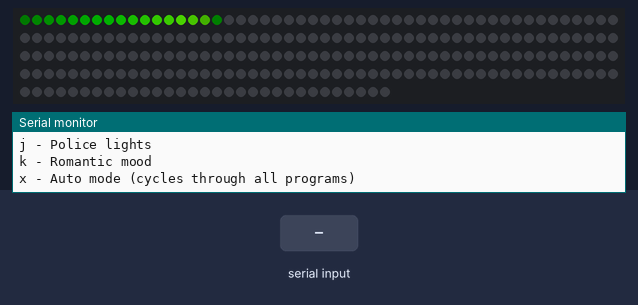
A sketch run on a simulated Arduino Uno, built with avr-gcc and run on an emulated ATmega328P. On the bench: 231 RGB LEDs in strip order, left to right, continuing on the next row, the last lines printed to the serial monitor. The inputs (shaded band) are chosen by the test bench. Dim RGB values are drawn brighter than linear; colours are those a GRB WS2812 strip shows for the declared byte order; random numbers use the default seed unless the sketch sets one.

Above: at 9.7 s.
9.8 s: "f" received over Serial
At 10.6 s:
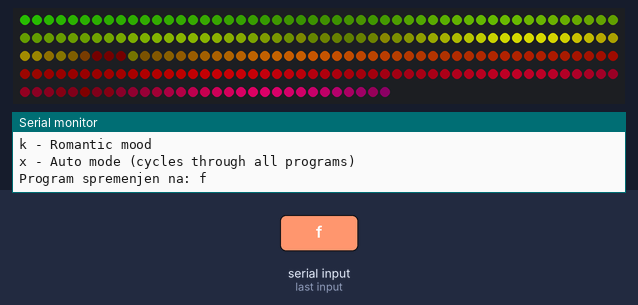
12.0 s: "g" received over Serial
At 12.12 s:
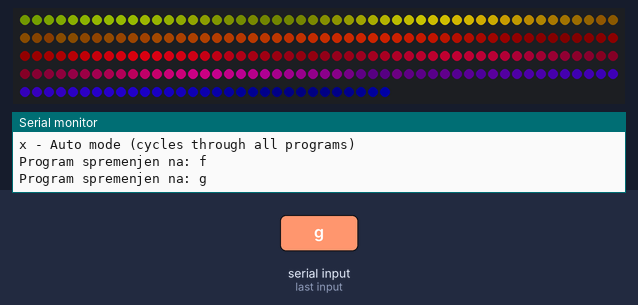
14.7 s: "i" received over Serial
At 15.29 s:
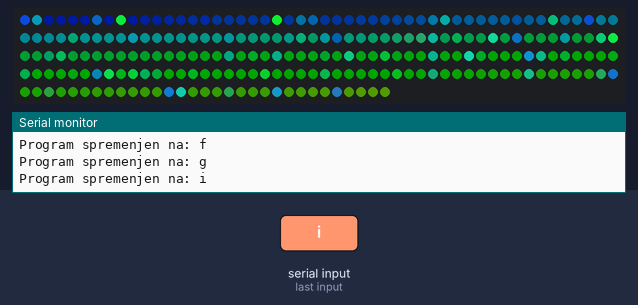
17.2 s: "e" received over Serial
At 18.79 s:
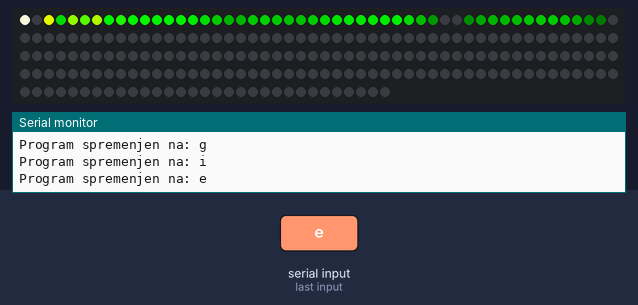
19.8 s: "d" received over Serial
At 20.05 s:
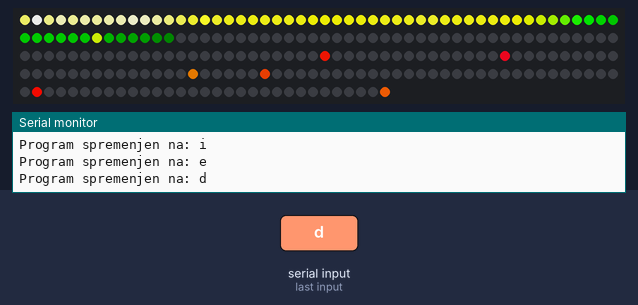
22.3 s: "x" received over Serial
At 22.45 s:
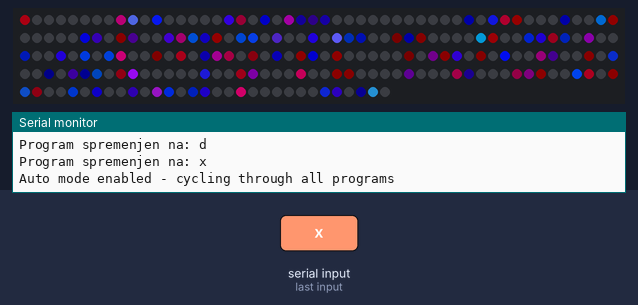

The sketch:

arduino.ino
```cpp
#include <FastLED.h>

#define NUM_LEDS 231
#define DATA_PIN 2
#define BRIGHTNESS 230

CRGB leds[NUM_LEDS];
uint8_t pos = 0;
bool toggle = false;


char selectedProgram = 'a';


uint8_t gHue = 0;
uint16_t sparklePos = 0;
uint8_t fireIntensity = 90;
uint8_t wavePos = 0;
unsigned long lastButtonPress = 0;
bool autoMode = false;
unsigned long programChangeTime = 0;

CRGBPalette16 currentPalette;
TBlendType currentBlending = LINEARBLEND;

void setup() {
  Serial.begin(9600);
  FastLED.addLeds<WS2812B, DATA_PIN, RGB>(leds, NUM_LEDS).setCorrection(TypicalLEDStrip);
  FastLED.setBrightness(BRIGHTNESS);


  currentPalette = RainbowColors_p;
  currentBlending = LINEARBLEND;


  startupAnimation();

  Serial.println("LED Controller Ready!");
  Serial.println("Available programs:");
  Serial.println("a - Moving dot with blur");
  Serial.println("b - Rainbow palette");
  Serial.println("c - All LEDs off");
  Serial.println("d - Confetti effect");
  Serial.println("e - Fire effect");
  Serial.println("f - Wave patterns");
  Serial.println("g - Sparkles");
  Serial.println("h - Pulse effect");
  Serial.println("i - Rainbow twinkles");
  Serial.println("j - Police lights");
  Serial.println("k - Romantic mood");
  Serial.println("x - Auto mode (cycles through all programs)");
}

void loop() {

  if (Serial.available() > 0) {
    char input = Serial.read();
    if ((input >= 'a' && input <= 'k') || input == 'x') {
      selectedProgram = input;
      Serial.print("Program spremenjen na: ");
      Serial.println(selectedProgram);

      if (input == 'x') {
        autoMode = true;
        programChangeTime = millis();
        Serial.println("Auto mode enabled - cycling through all programs");
      } else {
        autoMode = false;
      }

      lastButtonPress = millis();
    }
  }


  if (autoMode && millis() - programChangeTime > 10000) {
    programChangeTime = millis();
    selectedProgram++;
    if (selectedProgram > 'j' || selectedProgram < 'a') {
      selectedProgram = 'a';
    }
    Serial.print("Auto switching to program: ");
    Serial.println(selectedProgram);
  }


  switch (selectedProgram) {
    case 'a': programA(); break;
    case 'b': programB(); break;
    case 'c': programC(); break;
    case 'd': programD(); break;
    case 'e': programE(); break;
    case 'f': programF(); break;
    case 'g': programG(); break;
    case 'h': programH(); break;
    case 'i': programI(); break;
    case 'j': programJ(); break;
    case 'k': programK(); break;
    default: programA(); break;
  }


  EVERY_N_MILLISECONDS(20) { gHue++; }
}

void startupAnimation() {

  for (int i = 0; i < NUM_LEDS; i++) {
    leds[i] = CHSV(i, 255, 255);
    FastLED.show();
    delay(10);
  }
  for (int i = 0; i < NUM_LEDS; i++) {
    leds[i] = CRGB::Black;
    FastLED.show();
    delay(5);
  }
}

void programA() {

  leds[pos] = CHSV(pos * 2, 255, 255);
  blur1d(leds, NUM_LEDS, 172);
  fadeToBlackBy(leds, NUM_LEDS, 16);
  FastLED.show();

  if (toggle) {
    pos = (pos + 1) % NUM_LEDS;
  }
  toggle = !toggle;
  delay(20);
}

void programB() {

  static uint8_t startIndex = 0;
  startIndex = startIndex + 1;

  FillLEDsFromPaletteColors(startIndex);
  FastLED.show();
  FastLED.delay(1000 / 100);
}

void programC() {

  FastLED.clear();
  FastLED.show();
  delay(50);
}

void programD() {

  fadeToBlackBy(leds, NUM_LEDS, 10);
  int pos = random16(NUM_LEDS);
  leds[pos] += CHSV(gHue + random8(64), 200 + random8(55), 255);


  pos = random16(NUM_LEDS);
  leds[pos] += CHSV(gHue + random8(64), 200 + random8(55), 255);

  FastLED.show();
  delay(15);
}

void programE() {

  static byte heat[NUM_LEDS];


  for (int i = 0; i < NUM_LEDS; i++) {
    heat[i] = qsub8(heat[i], random8(0, ((fireIntensity * 10) / NUM_LEDS) + 2));
  }


  for (int k = NUM_LEDS - 1; k >= 2; k--) {
    heat[k] = (heat[k - 1] + heat[k - 2] + heat[k - 2]) / 3;
  }


  if (random8() < 120) {
    int y = random8(7);
    heat[y] = qadd8(heat[y], random8(160, 255));
  }


  for (int j = 0; j < NUM_LEDS; j++) {
    CRGB color = HeatColor(heat[j]);
    leds[j] = color;
  }

  FastLED.show();
  delay(20);
}

void programF() {

  fadeToBlackBy(leds, NUM_LEDS, 20);

  uint8_t waveSpeed = 5;
  static uint8_t hue = 0;


  for (int i = 0; i < NUM_LEDS; i++) {

    uint8_t wave1 = sin8(i * 8 + wavePos);


    uint8_t wave2 = sin8(i * 10 + wavePos * 2);


    uint8_t wave3 = sin8(i * 6 + wavePos / 2);


    uint8_t combinedWave = (wave1 + wave2 + wave3) / 3;


    leds[i] = CHSV(hue + i / 2, 255, combinedWave);
  }

  wavePos += waveSpeed;
  hue++;

  FastLED.show();
  delay(20);
}

void programG() {

  fadeToBlackBy(leds, NUM_LEDS, 80);


  for(int i = 0; i < 10; i++) {
    int pos = random16(NUM_LEDS);
    if (random8() < 80) {
      leds[pos] = CHSV(gHue + random8(30), 200, 255);
    }
  }


  leds[sparklePos] = CRGB::White;
  sparklePos = (sparklePos + 1) % NUM_LEDS;

  FastLED.show();
  delay(20);
}

void programH() {

  static uint8_t pulseHue = 0;
  static uint8_t pulseValue = 0;
  static bool increasing = true;

  if (increasing) {
    pulseValue += 5;
    if (pulseValue >= 250) increasing = false;
  } else {
    pulseValue -= 5;
    if (pulseValue <= 5) {
      increasing = true;
      pulseHue += 32;
    }
  }

  fill_solid(leds, NUM_LEDS, CHSV(pulseHue, 255, pulseValue));

  FastLED.show();
  delay(20);
}

void programI() {

  fadeToBlackBy(leds, NUM_LEDS, 50);


  for (int i = 0; i < NUM_LEDS; i++) {
    leds[i] += CHSV(gHue + i / 2, 255, 50);
  }


  for (int i = 0; i < 5; i++) {
    int pos = random16(NUM_LEDS);
    leds[pos] = CHSV(gHue + random8(64), 200, 255);
  }

  FastLED.show();
  delay(20);
}

void FillLEDsFromPaletteColors(uint8_t colorIndex) {
  uint8_t brightness = 255;

  for (int i = 0; i < NUM_LEDS; ++i) {
    leds[i] = ColorFromPalette(currentPalette, colorIndex, brightness, currentBlending);
    colorIndex += 3;
  }
}

void programJ() {

  static unsigned long lastChange = 0;
  static bool isRed = true;
  static uint8_t flashCount = 0;
  static const uint8_t flashes = 3;


  fadeToBlackBy(leds, NUM_LEDS, 40);


  unsigned long currentMillis = millis();
  if (currentMillis - lastChange > 120) {
    lastChange = currentMillis;


    static uint8_t intensity = 255;

    if (intensity == 255) {
      intensity = 0;
      flashCount++;


      if (flashCount >= flashes) {
        isRed = !isRed;
        flashCount = 0;
      }
    } else {
      intensity = 255;
    }


    for (int i = 0; i < NUM_LEDS; i++) {
      if (i < NUM_LEDS / 2) {

        leds[i] = isRed ? CRGB(intensity, 0, 0) : CRGB(0, 0, intensity);
      } else {

        leds[i] = isRed ? CRGB(0, 0, intensity) : CRGB(intensity, 0, 0);
      }
    }
  }

  FastLED.show();
  delay(10);
}


void programK() {

  static uint8_t hueBase = 0;
  static uint8_t pulseValue = 128;
  static int8_t pulseChange = 1;
  static uint16_t sparkleTimer = 0;


  pulseValue += pulseChange;
  if (pulseValue >= 200 || pulseValue <= 100) {
    pulseChange = -pulseChange;
  }


  for (int i = 0; i < NUM_LEDS; i++) {

    uint8_t hue = hueBase + map(sin8(i * 2 + gHue), 0, 255, 0, 10);


    uint8_t sat = 255;
    uint8_t val = map(sin8(i + pulseValue), 0, 255, 50, pulseValue);

    leds[i] = CHSV(hue, sat, val);
  }


  sparkleTimer++;
  if (sparkleTimer > 5) {
    sparkleTimer = 0;
    if (random8() < 30) {
      int pos = random16(NUM_LEDS);
      leds[pos] = CHSV(15, 130, 255);
    }
    if (random8() < 15) {
      int pos = random16(NUM_LEDS);
      leds[pos] = CHSV(0, 0, 255);
    }
  }


  uint8_t numSpots = 4;
  for (int i = 0; i < numSpots; i++) {
    int pos = (millis() / 60 + (NUM_LEDS / numSpots * i)) % NUM_LEDS;

    // Create a soft glow around each spot
    for (int j = -4; j <= 4; j++) {
      int spotPos = (pos + j + NUM_LEDS) % NUM_LEDS;
      int brightness = 255 - abs(j) * 50;
      if (brightness > 0) {
        // Deep red glow spots
        leds[spotPos] += CHSV(5, 255, brightness);
      }
    }
  }


  EVERY_N_SECONDS(15) {
    hueBase = (hueBase + 1) % 10;
  }

  FastLED.show();
  delay(20);
}
```
